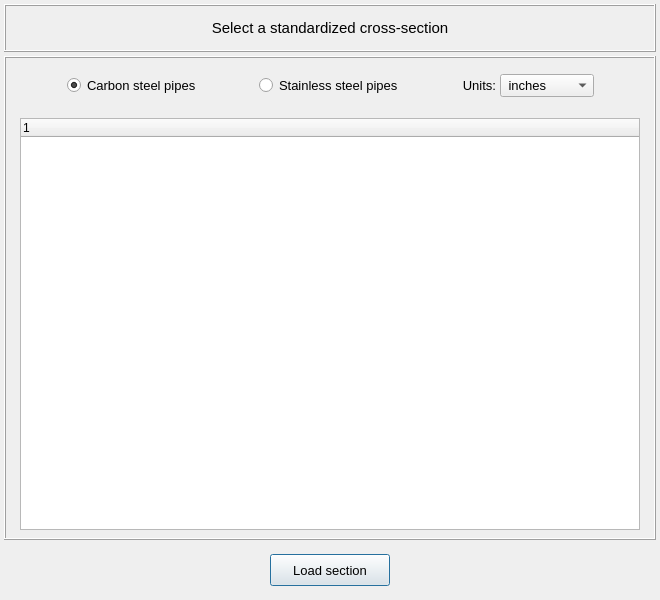
<?xml version="1.0" encoding="UTF-8"?>
<ui version="4.0">
 <class>Dialog</class>
 <widget class="QDialog" name="Dialog">
  <property name="geometry">
   <rect>
    <x>0</x>
    <y>0</y>
    <width>660</width>
    <height>600</height>
   </rect>
  </property>
  <property name="minimumSize">
   <size>
    <width>660</width>
    <height>550</height>
   </size>
  </property>
  <property name="maximumSize">
   <size>
    <width>660</width>
    <height>600</height>
   </size>
  </property>
  <property name="windowTitle">
   <string>Standardized cross-sections</string>
  </property>
  <layout class="QGridLayout" name="gridLayout">
   <property name="leftMargin">
    <number>4</number>
   </property>
   <property name="topMargin">
    <number>4</number>
   </property>
   <property name="rightMargin">
    <number>4</number>
   </property>
   <property name="bottomMargin">
    <number>4</number>
   </property>
   <property name="spacing">
    <number>4</number>
   </property>
   <item row="2" column="0">
    <widget class="QFrame" name="frame">
     <property name="enabled">
      <bool>true</bool>
     </property>
     <property name="minimumSize">
      <size>
       <width>0</width>
       <height>52</height>
      </size>
     </property>
     <property name="maximumSize">
      <size>
       <width>16777215</width>
       <height>52</height>
      </size>
     </property>
     <property name="frameShape">
      <enum>QFrame::NoFrame</enum>
     </property>
     <property name="frameShadow">
      <enum>QFrame::Raised</enum>
     </property>
     <layout class="QGridLayout" name="gridLayout_2">
      <property name="leftMargin">
       <number>0</number>
      </property>
      <property name="topMargin">
       <number>0</number>
      </property>
      <property name="rightMargin">
       <number>0</number>
      </property>
      <property name="bottomMargin">
       <number>0</number>
      </property>
      <property name="spacing">
       <number>0</number>
      </property>
      <item row="0" column="0">
       <widget class="QPushButton" name="pushButton_confirm_selection">
        <property name="enabled">
         <bool>true</bool>
        </property>
        <property name="minimumSize">
         <size>
          <width>120</width>
          <height>32</height>
         </size>
        </property>
        <property name="maximumSize">
         <size>
          <width>120</width>
          <height>32</height>
         </size>
        </property>
        <property name="font">
         <font>
          <family>MS Shell Dlg 2</family>
          <pointsize>10</pointsize>
          <weight>50</weight>
          <italic>false</italic>
          <bold>false</bold>
         </font>
        </property>
        <property name="styleSheet">
         <string notr="true"/>
        </property>
        <property name="text">
         <string>Load section</string>
        </property>
       </widget>
      </item>
     </layout>
    </widget>
   </item>
   <item row="1" column="0">
    <widget class="QFrame" name="frame">
     <property name="frameShape">
      <enum>QFrame::Box</enum>
     </property>
     <property name="frameShadow">
      <enum>QFrame::Raised</enum>
     </property>
     <layout class="QGridLayout" name="gridLayout_5">
      <property name="leftMargin">
       <number>4</number>
      </property>
      <property name="topMargin">
       <number>4</number>
      </property>
      <property name="rightMargin">
       <number>4</number>
      </property>
      <property name="bottomMargin">
       <number>4</number>
      </property>
      <property name="spacing">
       <number>4</number>
      </property>
      <item row="1" column="0">
       <widget class="QFrame" name="frame_4">
        <property name="frameShape">
         <enum>QFrame::NoFrame</enum>
        </property>
        <property name="frameShadow">
         <enum>QFrame::Raised</enum>
        </property>
        <layout class="QGridLayout" name="gridLayout_6">
         <property name="leftMargin">
          <number>4</number>
         </property>
         <property name="topMargin">
          <number>4</number>
         </property>
         <property name="rightMargin">
          <number>4</number>
         </property>
         <property name="bottomMargin">
          <number>4</number>
         </property>
         <property name="spacing">
          <number>4</number>
         </property>
         <item row="0" column="0">
          <widget class="QTreeWidget" name="treeWidget_section_data">
           <property name="minimumSize">
            <size>
             <width>500</width>
             <height>0</height>
            </size>
           </property>
           <property name="maximumSize">
            <size>
             <width>620</width>
             <height>420</height>
            </size>
           </property>
           <property name="indentation">
            <number>0</number>
           </property>
           <column>
            <property name="text">
             <string notr="true">1</string>
            </property>
           </column>
          </widget>
         </item>
        </layout>
       </widget>
      </item>
      <item row="0" column="0">
       <widget class="QFrame" name="frame_3">
        <property name="minimumSize">
         <size>
          <width>0</width>
          <height>48</height>
         </size>
        </property>
        <property name="maximumSize">
         <size>
          <width>16777215</width>
          <height>48</height>
         </size>
        </property>
        <property name="frameShape">
         <enum>QFrame::NoFrame</enum>
        </property>
        <property name="frameShadow">
         <enum>QFrame::Raised</enum>
        </property>
        <layout class="QGridLayout" name="gridLayout_4">
         <property name="leftMargin">
          <number>2</number>
         </property>
         <property name="topMargin">
          <number>2</number>
         </property>
         <property name="rightMargin">
          <number>2</number>
         </property>
         <property name="bottomMargin">
          <number>2</number>
         </property>
         <property name="spacing">
          <number>4</number>
         </property>
         <item row="0" column="4">
          <spacer name="horizontalSpacer">
           <property name="orientation">
            <enum>Qt::Horizontal</enum>
           </property>
           <property name="sizeHint" stdset="0">
            <size>
             <width>40</width>
             <height>20</height>
            </size>
           </property>
          </spacer>
         </item>
         <item row="0" column="0">
          <spacer name="horizontalSpacer_3">
           <property name="orientation">
            <enum>Qt::Horizontal</enum>
           </property>
           <property name="sizeHint" stdset="0">
            <size>
             <width>40</width>
             <height>20</height>
            </size>
           </property>
          </spacer>
         </item>
         <item row="0" column="3">
          <widget class="QRadioButton" name="radioButton_stainless_steel">
           <property name="font">
            <font>
             <pointsize>10</pointsize>
            </font>
           </property>
           <property name="text">
            <string>Stainless steel pipes</string>
           </property>
          </widget>
         </item>
         <item row="0" column="6">
          <widget class="QComboBox" name="comboBox_units">
           <property name="font">
            <font>
             <pointsize>10</pointsize>
            </font>
           </property>
           <item>
            <property name="text">
             <string> inches</string>
            </property>
           </item>
           <item>
            <property name="text">
             <string> milimeters</string>
            </property>
           </item>
          </widget>
         </item>
         <item row="0" column="5">
          <widget class="QLabel" name="label">
           <property name="font">
            <font>
             <pointsize>10</pointsize>
            </font>
           </property>
           <property name="text">
            <string>Units:</string>
           </property>
           <property name="alignment">
            <set>Qt::AlignRight|Qt::AlignTrailing|Qt::AlignVCenter</set>
           </property>
          </widget>
         </item>
         <item row="0" column="1">
          <widget class="QRadioButton" name="radioButton_carbon_steel">
           <property name="font">
            <font>
             <pointsize>10</pointsize>
            </font>
           </property>
           <property name="text">
            <string>Carbon steel pipes</string>
           </property>
           <property name="checked">
            <bool>true</bool>
           </property>
          </widget>
         </item>
         <item row="0" column="2">
          <spacer name="horizontalSpacer_2">
           <property name="orientation">
            <enum>Qt::Horizontal</enum>
           </property>
           <property name="sizeHint" stdset="0">
            <size>
             <width>40</width>
             <height>20</height>
            </size>
           </property>
          </spacer>
         </item>
         <item row="0" column="7">
          <spacer name="horizontalSpacer_4">
           <property name="orientation">
            <enum>Qt::Horizontal</enum>
           </property>
           <property name="sizeHint" stdset="0">
            <size>
             <width>40</width>
             <height>20</height>
            </size>
           </property>
          </spacer>
         </item>
        </layout>
       </widget>
      </item>
     </layout>
    </widget>
   </item>
   <item row="0" column="0">
    <widget class="QFrame" name="frame_2">
     <property name="minimumSize">
      <size>
       <width>0</width>
       <height>48</height>
      </size>
     </property>
     <property name="maximumSize">
      <size>
       <width>16777215</width>
       <height>48</height>
      </size>
     </property>
     <property name="frameShape">
      <enum>QFrame::Box</enum>
     </property>
     <property name="frameShadow">
      <enum>QFrame::Raised</enum>
     </property>
     <layout class="QGridLayout" name="gridLayout_3">
      <property name="leftMargin">
       <number>2</number>
      </property>
      <property name="topMargin">
       <number>2</number>
      </property>
      <property name="rightMargin">
       <number>2</number>
      </property>
      <property name="bottomMargin">
       <number>2</number>
      </property>
      <property name="spacing">
       <number>2</number>
      </property>
      <item row="0" column="0">
       <widget class="QLabel" name="label_title">
        <property name="font">
         <font>
          <family>MS Shell Dlg 2</family>
          <pointsize>11</pointsize>
          <weight>50</weight>
          <italic>false</italic>
          <bold>false</bold>
         </font>
        </property>
        <property name="text">
         <string>Select a standardized cross-section</string>
        </property>
        <property name="textFormat">
         <enum>Qt::AutoText</enum>
        </property>
        <property name="alignment">
         <set>Qt::AlignCenter</set>
        </property>
       </widget>
      </item>
     </layout>
    </widget>
   </item>
  </layout>
 </widget>
 <resources/>
 <connections/>
</ui>
